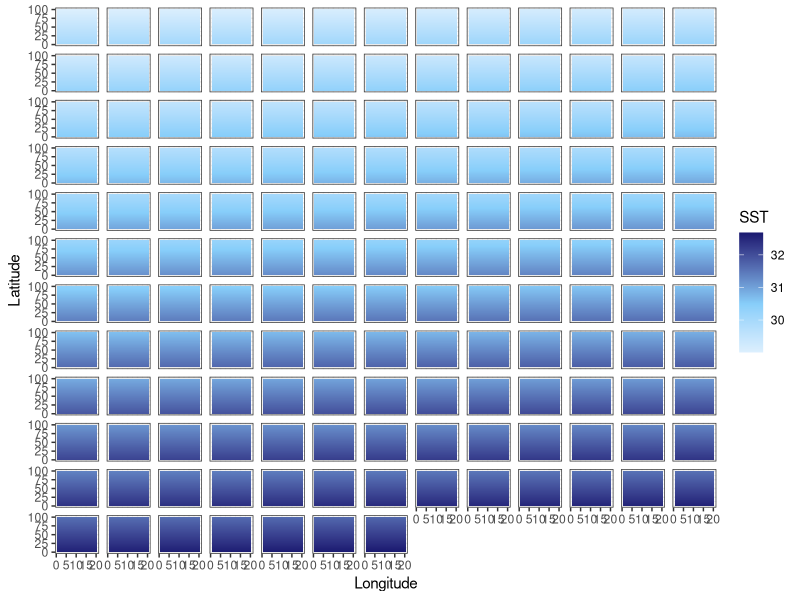
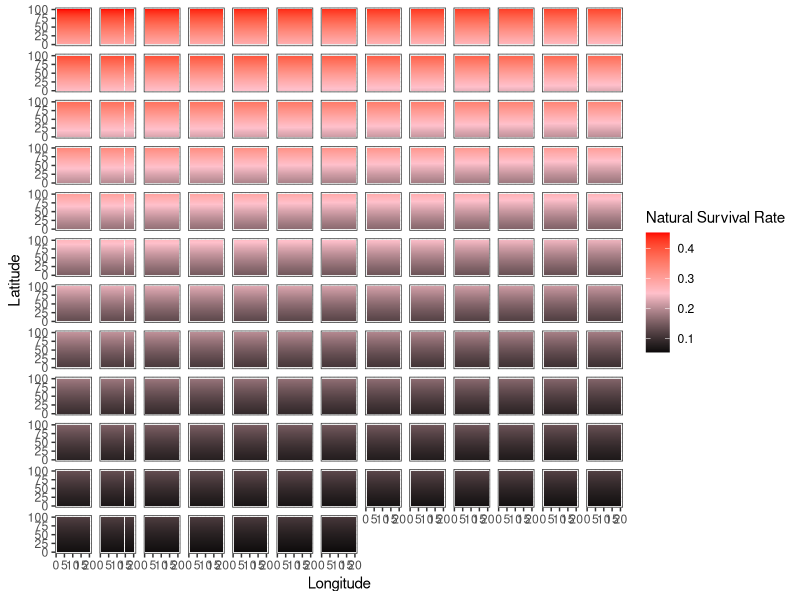
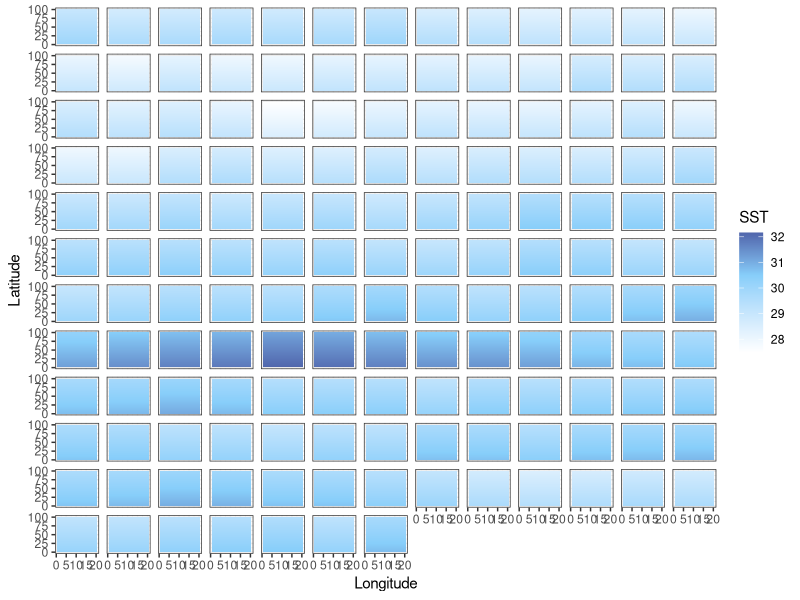
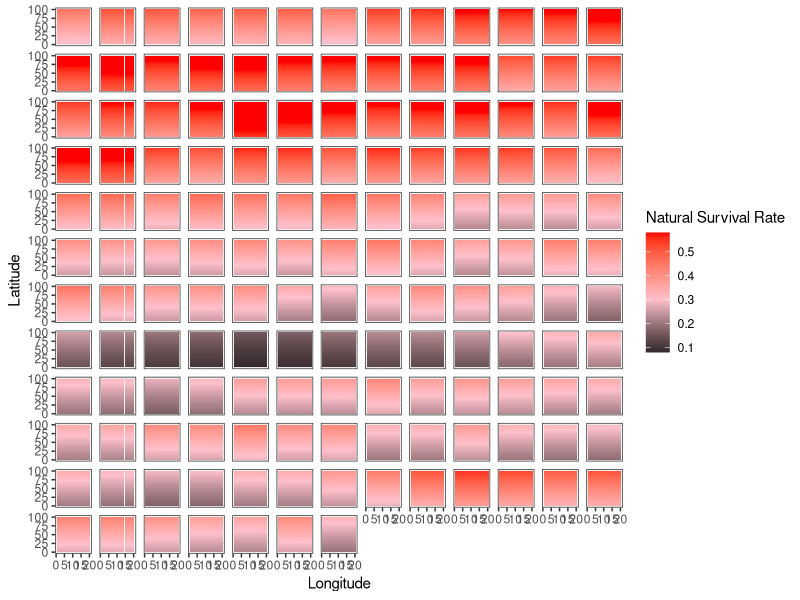
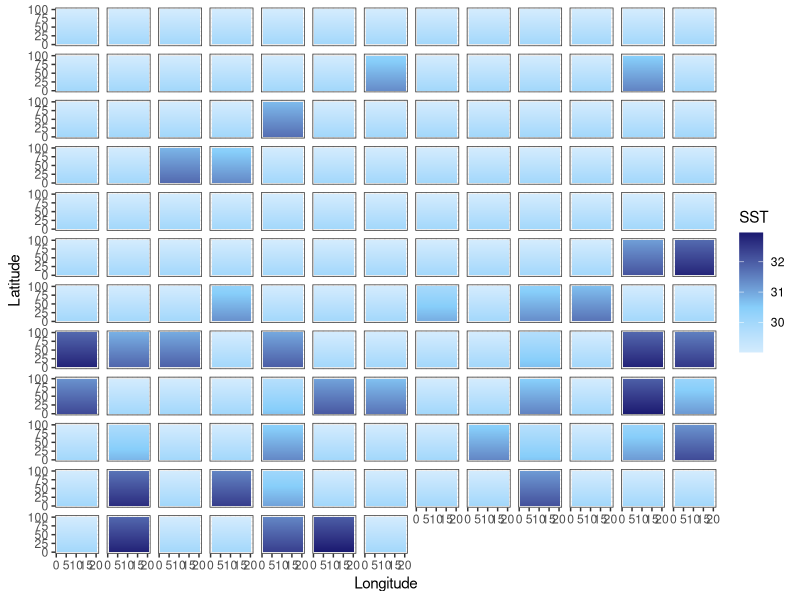
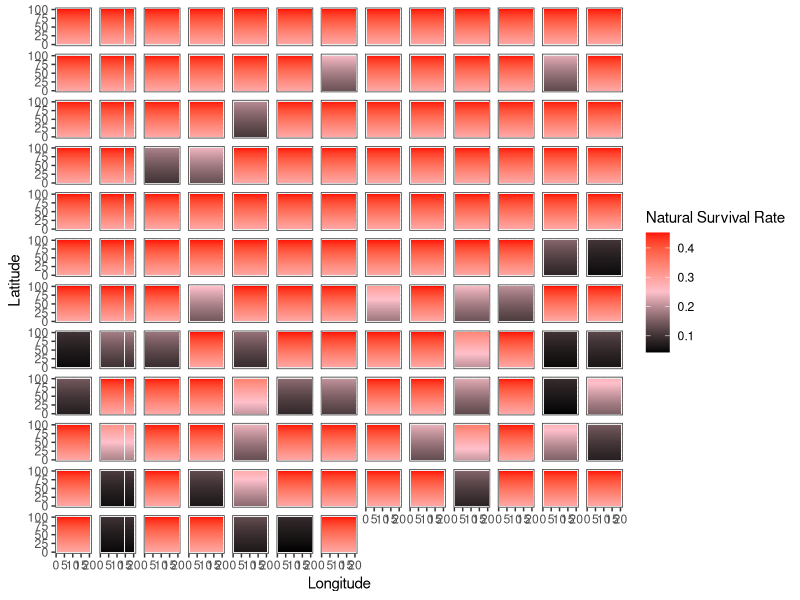

These charts were generated, in order, by the following R code:
library(tidyverse)
library(here)

addTaskCallback(function(...) {set.seed(42);TRUE})
options(warn=-1)

years = 150
NS.patches = 100
EW.patches = 20
opt.temp = 25

calc_temp_mortality <- function(SST, opt.temp, temp.range, s) {
  nat.m = array(0, c(nrow(SST), ncol(SST)))
  m = 1 - exp((-(SST[,] - opt.temp)^2)/(temp.range^2)) # temperature based mortality function from Walsworth et al.
  m = 1 - m
  nat.m = ifelse(m > s, s, m)
  return(nat.m)
}

# 0.5272924 29
# 0.3678794 30
# 0.2369278 31
# 0.1408584 32
# 0.0773    33
# 0.0391639 34
# 0.0183156 35



### UNCOMMENT FOR CONSTANT MEAN SHIFT SST
SST.patches.mean <- array(0, c(NS.patches, EW.patches, years))
start_SST = (opt.temp + 4) + NS.patches*0.01

for (i in 1:years) {
  SST = start_SST
  for (lat in 1:NS.patches) {
    SST.patches.mean[lat,,i] = SST
    SST = SST - 0.01
  }
  start_SST = start_SST + 0.018
}

### UNCOMMENT FOR ENSO VARIABLE MEAN SST
SST.patches.enso <- array(0, c(NS.patches, EW.patches, years))
start_SST = (opt.temp + 4) + NS.patches*0.01

for (i in 1:years) {
  SST = start_SST
  for (lat in 1:NS.patches) {
    SST.patches.enso[lat,,i] = SST
    SST = SST - 0.01
  }
  start_SST = start_SST + rnorm(1, mean = 0.018, sd = .2)
}

### UNCOMMENT FOR SHOCK SST CHANGES
SST.patches.shock <- array(0, c(NS.patches, EW.patches, years))
start_SST = (opt.temp + 4) + NS.patches*0.01

for (i in 1:years) {
  heat_prob = runif(1, 0, 1)
  if ((i < 75 & heat_prob < 0.1) | (i >= 75 & heat_prob < 0.35)) {
    intensity <- runif(1, .5, ifelse(i < 75, 2, 3))
    SST = start_SST + intensity
  } else {
    SST = start_SST
  }
  for (lat in 1:NS.patches) {
    SST.patches.shock[lat,,i] = SST
    SST = SST - 0.01
  }
}

output_df_mean = data.frame() #create dataframe to hold results
output_df_enso = data.frame()
output_df_shock = data.frame()


# Mean --------------------------------------------------------------------

for(b in 1:years) {
  SSTdf_mean = SST.patches.mean[,,b] %>% 
    as.data.frame() 
  
  SSTdf_mean$lat = c(1:NS.patches)
  SSTdf_mean$year = paste0(b)
  
  output_df_mean = bind_rows(output_df_mean, SSTdf_mean)
}

SSTdf_mean = output_df_mean %>% 
  pivot_longer(V1:V20,
               names_to = "lon",
               values_to = "sst") %>% 
  mutate(lon = case_when(
    lon == "V1" ~ 1,
    lon == "V2" ~ 2,
    lon == "V3" ~ 3,
    lon == "V4" ~ 4,
    lon == "V5" ~ 5,
    lon == "V6" ~ 6,
    lon == "V7" ~ 7,
    lon == "V8" ~ 8,
    lon == "V9" ~ 9,
    lon == "V10" ~ 10,
    lon == "V11" ~ 11,
    lon == "V12" ~ 12,
    lon == "V13" ~ 13,
    lon == "V14" ~ 14,
    lon == "V15" ~ 15,
    lon == "V16" ~ 16,
    lon == "V17" ~ 17,
    lon == "V18" ~ 18,
    lon == "V19" ~ 19,
    lon == "V20" ~ 20
    )) %>% 
  mutate(year = as.numeric(year))

mt = ggplot(SSTdf_mean, aes(lon, lat, fill = sst)) +
  geom_tile() +
  labs(x = "Longitude", y = "Latitude", fill = "SST") +
  theme_bw() +
  scale_fill_gradient2(low = "white", high = "midnightblue", mid = "lightskyblue", midpoint = 30.5) +
  facet_wrap(~year) + 
  theme(
    strip.background = element_blank(),
    strip.text.x = element_blank())

SSTdf_mean = SSTdf_mean %>% 
  mutate(mortality = 1 - (1 - exp((-(sst - 25)^2)/(4.5^2)))) %>% 
  mutate(survival = ifelse(mortality > 0.58, 0.58, mortality))

mm = ggplot(SSTdf_mean, aes(lon, lat, fill = survival)) +
  geom_tile() +
  labs(x = "Longitude", y = "Latitude", fill = "Natural Survival Rate") +
  theme_bw() +
  scale_fill_gradient2(low = "black", high = "red", mid = "pink", midpoint = .25) +
  facet_wrap(~year) + 
  theme(
    strip.background = element_blank(),
    strip.text.x = element_blank())

# ENSO --------------------------------------------------------------------

for(b in 1:years) {
  SSTdf_enso = SST.patches.enso[,,b] %>% 
    as.data.frame() 
  
  SSTdf_enso$lat = c(1:NS.patches)
  SSTdf_enso$year = paste0(b)
  
  output_df_enso = bind_rows(output_df_enso, SSTdf_enso)
}

SSTdf_enso = output_df_enso %>% 
  pivot_longer(V1:V20,
               names_to = "lon",
               values_to = "sst") %>% 
  mutate(lon = case_when(
    lon == "V1" ~ 1,
    lon == "V2" ~ 2,
    lon == "V3" ~ 3,
    lon == "V4" ~ 4,
    lon == "V5" ~ 5,
    lon == "V6" ~ 6,
    lon == "V7" ~ 7,
    lon == "V8" ~ 8,
    lon == "V9" ~ 9,
    lon == "V10" ~ 10,
    lon == "V11" ~ 11,
    lon == "V12" ~ 12,
    lon == "V13" ~ 13,
    lon == "V14" ~ 14,
    lon == "V15" ~ 15,
    lon == "V16" ~ 16,
    lon == "V17" ~ 17,
    lon == "V18" ~ 18,
    lon == "V19" ~ 19,
    lon == "V20" ~ 20
  )) %>% 
  mutate(year = as.numeric(year))

et = ggplot(SSTdf_enso, aes(lon, lat, fill = sst)) +
  geom_tile() +
  labs(x = "Longitude", y = "Latitude", fill = "SST") +
  theme_bw() +
  scale_fill_gradient2(low = "white", high = "midnightblue", mid = "lightskyblue", midpoint = 30.5) +
  facet_wrap(~year) + 
  theme(
    strip.background = element_blank(),
    strip.text.x = element_blank())

SSTdf_enso = SSTdf_enso %>% 
  mutate(mortality = 1 - (1 - exp((-(sst - 25)^2)/(4.5^2)))) %>% 
  mutate(survival = ifelse(mortality > 0.58, 0.58, mortality))

em = ggplot(SSTdf_enso, aes(lon, lat, fill = survival)) +
  geom_tile() +
  labs(x = "Longitude", y = "Latitude", fill = "Natural Survival Rate") +
  theme_bw() +
  scale_fill_gradient2(low = "black", high = "red", mid = "pink", midpoint = .3) +
  facet_wrap(~year) + 
  theme(
    strip.background = element_blank(),
    strip.text.x = element_blank())

# shock -------------------------------------------------------------------

for(b in 1:years) {
  SSTdf_shock = SST.patches.shock[,,b] %>% 
    as.data.frame() 
  
  SSTdf_shock$lat = c(1:NS.patches)
  SSTdf_shock$year = paste0(b)
  
  output_df_shock = bind_rows(output_df_shock, SSTdf_shock)
}

SSTdf_shock = output_df_shock %>% 
  pivot_longer(V1:V20,
               names_to = "lon",
               values_to = "sst") %>% 
  mutate(lon = case_when(
    lon == "V1" ~ 1,
    lon == "V2" ~ 2,
    lon == "V3" ~ 3,
    lon == "V4" ~ 4,
    lon == "V5" ~ 5,
    lon == "V6" ~ 6,
    lon == "V7" ~ 7,
    lon == "V8" ~ 8,
    lon == "V9" ~ 9,
    lon == "V10" ~ 10,
    lon == "V11" ~ 11,
    lon == "V12" ~ 12,
    lon == "V13" ~ 13,
    lon == "V14" ~ 14,
    lon == "V15" ~ 15,
    lon == "V16" ~ 16,
    lon == "V17" ~ 17,
    lon == "V18" ~ 18,
    lon == "V19" ~ 19,
    lon == "V20" ~ 20
  )) %>% 
  mutate(year = as.numeric(year))

st = ggplot(SSTdf_shock, aes(lon, lat, fill = sst)) +
  geom_tile() +
  labs(x = "Longitude", y = "Latitude", fill = "SST") +
  theme_bw() +
  scale_fill_gradient2(low = "white", high = "midnightblue", mid = "lightskyblue", midpoint = 30.5) +
  facet_wrap(~year) + 
  theme(
    strip.background = element_blank(),
    strip.text.x = element_blank())

SSTdf_shock = SSTdf_shock %>% 
  mutate(mortality = 1 - (1 - exp((-(sst - 25)^2)/(4.5^2)))) %>% 
  mutate(survival = ifelse(mortality > 0.58, 0.58, mortality))

sm = ggplot(SSTdf_shock, aes(lon, lat, fill = survival)) +
  geom_tile() +
  labs(x = "Longitude", y = "Latitude", fill = "Natural Survival Rate") +
  theme_bw() +
  scale_fill_gradient2(low = "black", high = "red", mid = "pink", midpoint = .25) +
  facet_wrap(~year) + 
  theme(
    strip.background = element_blank(),
    strip.text.x = element_blank())

ggsave(mt, file=paste0("mean_temp.pdf"), path = here("figs", "climate"), height = 10, width = 15)
ggsave(mm, file=paste0("mean_mortality.pdf"), path = here("figs", "climate"), height = 10, width = 15)
ggsave(et, file=paste0("enso_temp.pdf"), path = here("figs", "climate"), height = 10, width = 15)
ggsave(em, file=paste0("enso_mortality.pdf"), path = here("figs", "climate"), height = 10, width = 15)
ggsave(st, file=paste0("shock_temp.pdf"), path = here("figs", "climate"), height = 10, width = 15)
ggsave(sm, file=paste0("shock_mortality.pdf"), path = here("figs", "climate"), height = 10, width = 15)
